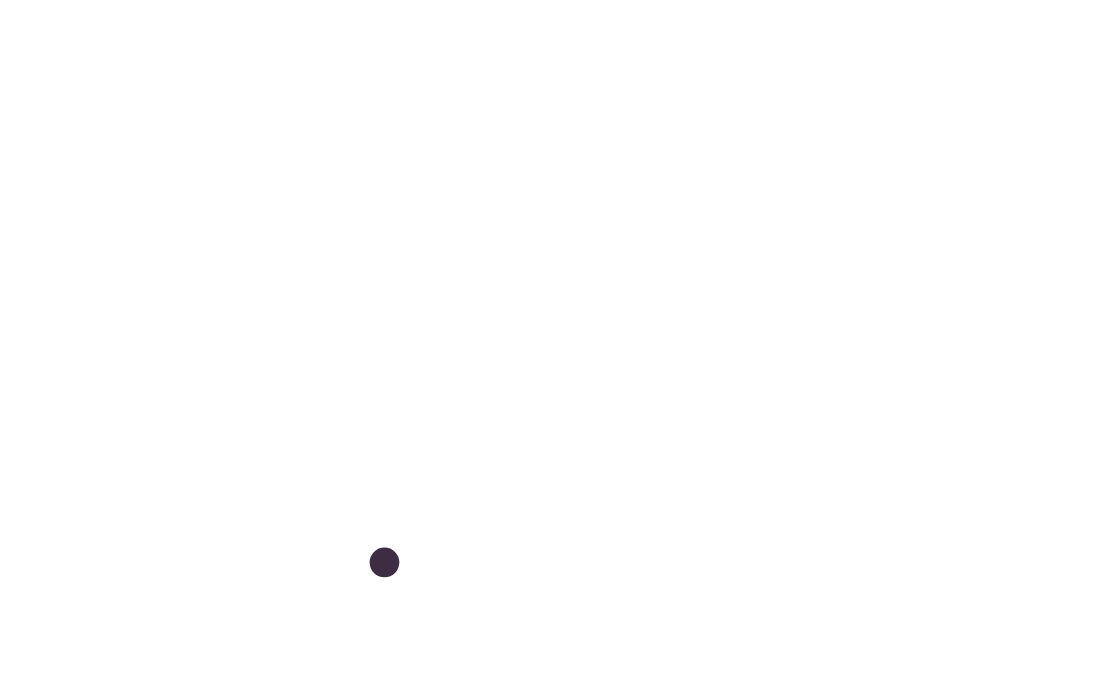
Frame 1 (no input)
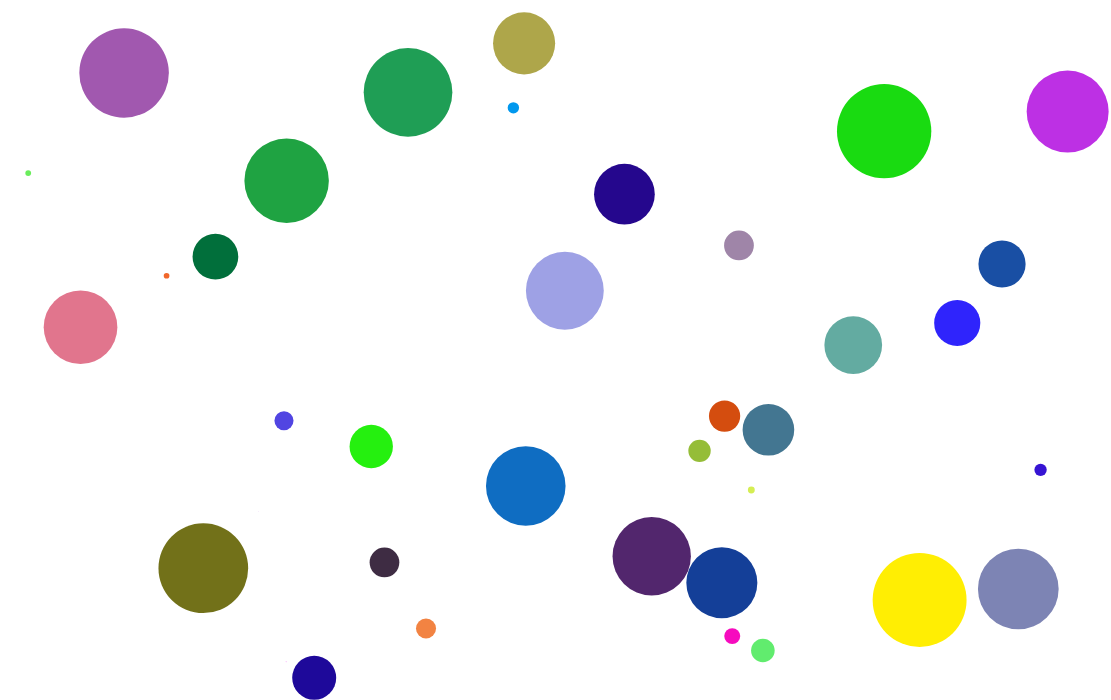
Frame 60 (no input)
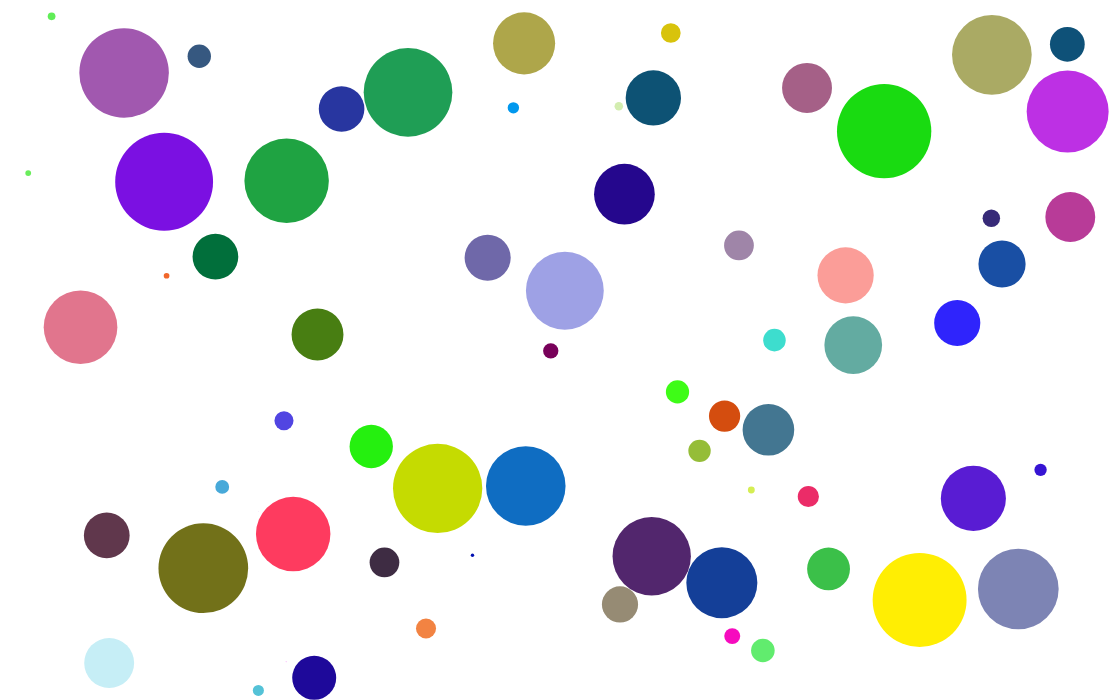
Frame 120 (the mouse pressed at the canvas centre since frame 60)

The p5.js sketch that drew these frames (run headless with seeded random() and noise() and a simulated clock; from frame 60 on, the mouse is pressed at the canvas centre):

// p5.js sketch
// ── sketch.js
var X=[] , Y=[] ,R=[];
var x,y,r,sem,i;

function setup() {
  createCanvas(1111,700);
  noStroke();
  x=random(width);
  y=random(height);
  r=random(10);
  X[0]=x;
  Y[0]=y;
  R[0]=r;
}

function draw() {
  sem=0;
  x=random(width);
  y=random(height);
  r=random(50);
  for(i=0;i<X.length;i++)
    if((dist(X[i],Y[i],x,y)<(r+R[i]))||(x-r<0||x+r>width||y-r<0||y+r>height))
     sem=1;
  if(sem==0){
      fill(random(255),random(255),random(255));
      ellipse(x,y,2*r);
      X[i+1]=x;
      Y[i+1]=y;
      R[i+1]=r;}
  }
